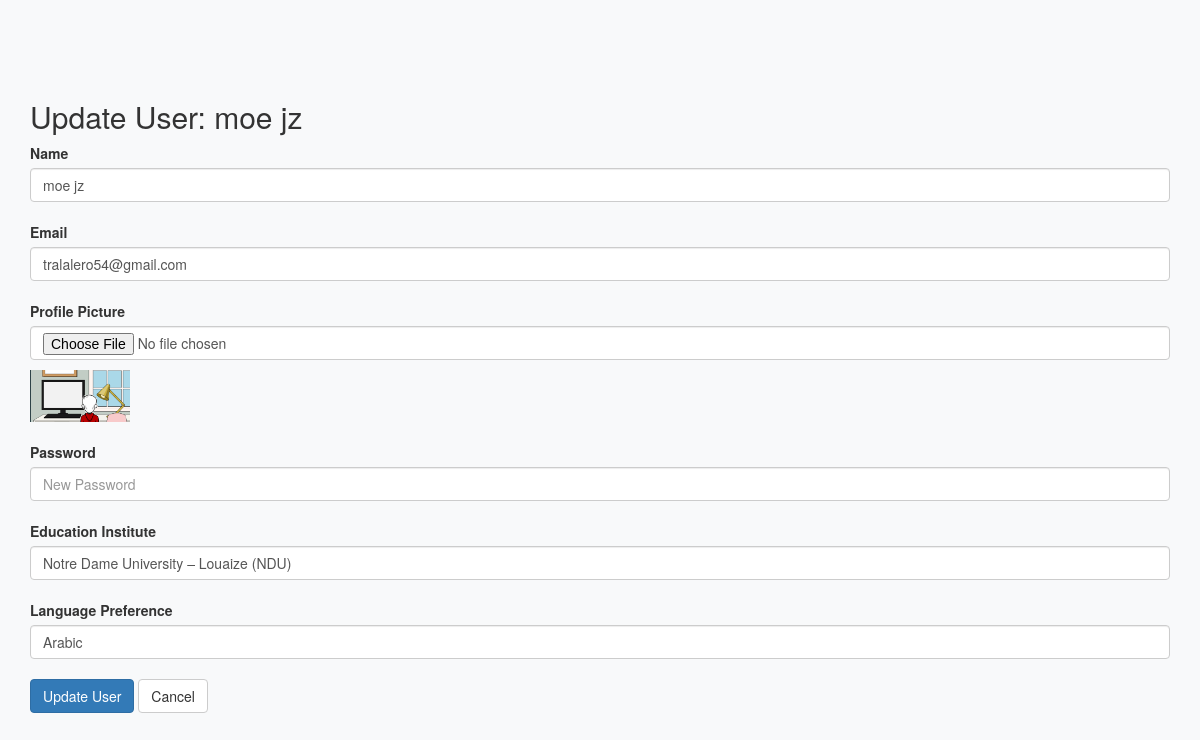
Screenshot of /Admin/updateuser.php?id=2 (signed in) with the database file from the repository.
### tables this page shows
CREATE TABLE `user` (
  `user_id` int(11) NOT NULL,
  `name` varchar(100) DEFAULT NULL,
  `email` varchar(100) DEFAULT NULL,
  `profile_pic` varchar(255) DEFAULT NULL,
  `pass` char(72) NOT NULL,
  `education_institute` varchar(300) DEFAULT NULL,
  `language_preference` varchar(300) DEFAULT NULL,
  `reset_token_hash` varchar(64) DEFAULT NULL,
  `reset_token_expires_at` datetime DEFAULT NULL
);

### Admin/updateuser.php (the view, shortened to what this page needs)
<?php
include '../connection.php';
$userId = $_GET['id'] ?? null;
$stmt = $conn->prepare("SELECT * FROM user WHERE user_id = ?");
$stmt->execute([$userId]);
$user = $stmt->fetch(PDO::FETCH_ASSOC);
?>
<!DOCTYPE html>
<html lang="en">
<head>
    <link rel="stylesheet" href="https://maxcdn.bootstrapcdn.com/bootstrap/3.4.1/css/bootstrap.min.css">
</head>
<body>
<div class="container">
    <h2>Update User: <?= htmlspecialchars($user['name']) ?></h2>
    <form method="post" enctype="multipart/form-data">
        <div class="form-group">
            <label>Name</label>
            <input type="text" name="name" class="form-control" value="<?= htmlspecialchars($user['name']) ?>">
        </div>
        <div class="form-group">
            <label>Email</label>
            <input type="email" name="email" class="form-control" value="<?= htmlspecialchars($user['email']) ?>">
        </div>
        <div class="form-group">
            <label>Profile Picture</label>
            <input type="file" name="profile_pic" class="form-control">
            <?php if (!empty($user['profile_pic'])): ?>
                <img src="../<?= htmlspecialchars($user['profile_pic']) ?>" width="100" alt="Profile Picture">
            <?php endif; ?>
        </div>
        <div class="form-group">
            <label>Password</label>
            <input type="password" name="pass" class="form-control" placeholder="New Password">
        </div>
        <div class="form-group">
            <label>Education Institute</label>
            <input type="text" name="education_institute" class="form-control" value="<?= htmlspecialchars($user['education_institute'] ?? '') ?>">
        </div>
        <div class="form-group">
            <label>Language Preference</label>
            <input type="text" name="language_preference" class="form-control" value="<?= htmlspecialchars($user['language_preference'] ?? '') ?>">
        </div>
        <button type="submit" class="btn btn-primary">Update User</button>
        <a href="manageuser.php" class="btn btn-default">Cancel</a>
    </form>
</div>
</body>
</html>

### Admin/updateuser.php (style rules this page uses)
body { background-color: #f8f9fa; }
.container { margin-top: 80px; }
.form-group { margin-bottom: 20px; }
img { margin-top: 10px; }

### rows the page displays
user: name "moe jz", email "tralalero54@gmail.com", profile_pic (picture), education_institute "Notre Dame University – Louaize (NDU)", language_preference "Arabic"
